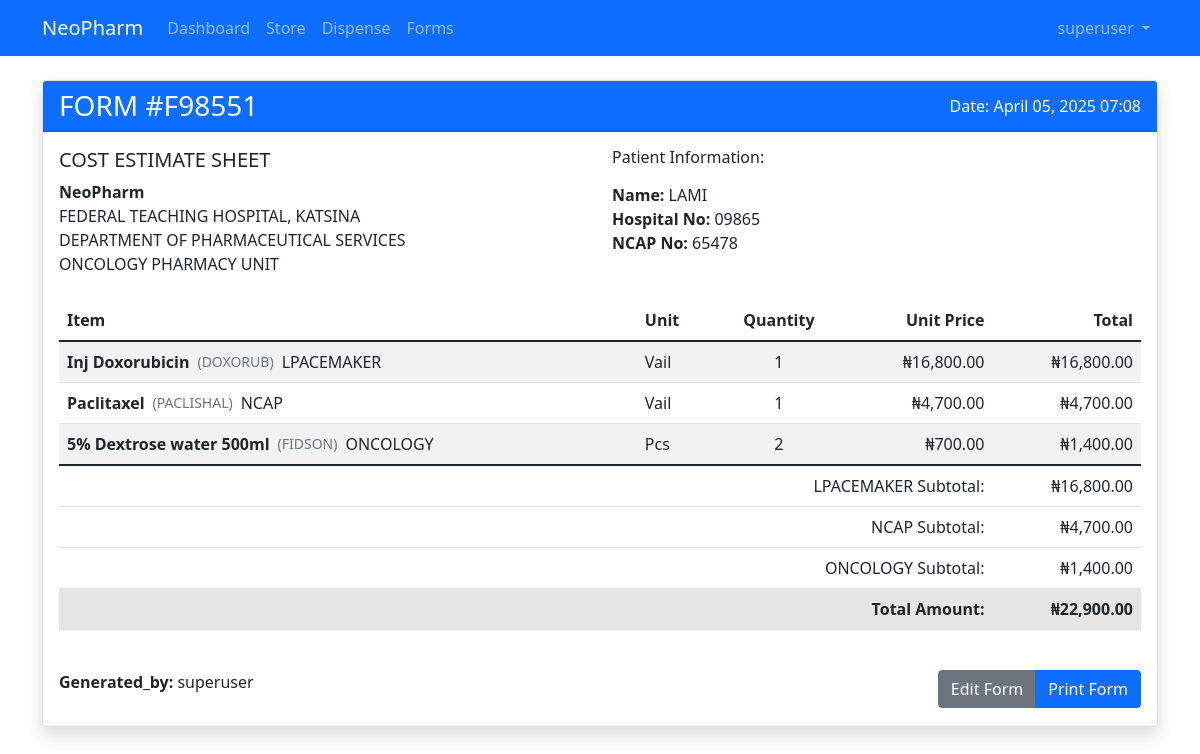
The page /forms/F98551/ (signed in) on the database its author committed.
### pharmacy/models.py (models this page shows, shortened)
class User(AbstractUser):
    groups = models.ManyToManyField(Group, related_name="pharmacy_user_groups", blank=True)
    user_permissions = models.ManyToManyField(Permission, related_name="pharmacy_user_permissions", blank=True)
    username = models.CharField(max_length=200, null=True, blank=True)
    mobile = models.CharField(max_length=20, unique=True)
    USERNAME_FIELD = 'mobile'
    REQUIRED_FIELDS = ['username']

class Form(models.Model):
    form_id = ShortUUIDField(
        length=5,
        max_length=50,
        prefix="F",
        alphabet="0123456789",
        unique=True
    )
    buyer_name = models.CharField(max_length=255, null=True, blank=True)
    hospital_no = models.CharField(max_length=100, null=True, blank=True)
    ncap_no = models.CharField(max_length=100, null=True, blank=True)
    total_amount = models.DecimalField(max_digits=10, decimal_places=2)
    date = models.DateTimeField(auto_now_add=True)
    dispensed_by = models.ForeignKey(settings.AUTH_USER_MODEL, on_delete=models.SET_NULL, null=True)
    class Meta:
        db_table = 'pharmacy_form'

class FormItem(models.Model):
    form = models.ForeignKey(Form, on_delete=models.CASCADE, related_name='items')
    drug_name = models.CharField(max_length=255)
    drug_brand = models.CharField(max_length=255, null=True, blank=True)
    drug_type = models.CharField(max_length=50)  # LPACEMAKER, NCAP, ONCOLOGY
    unit = models.CharField(max_length=50)
    quantity = models.PositiveIntegerField()
    price = models.DecimalField(max_digits=12, decimal_places=2)
    subtotal = models.DecimalField(max_digits=12, decimal_places=2)

### pharmacy/views.py (the view)
# urls.py: path('forms/<str:form_id>/', views.view_form, name='view_form'),
@login_required
def view_form(request, form_id):
    form = get_object_or_404(Form, form_id=form_id)
    form_items = FormItem.objects.filter(form=form)
    items = []
    category_totals = {
        'LPACEMAKER': Decimal('0.00'),
        'NCAP': Decimal('0.00'),
        'ONCOLOGY': Decimal('0.00')
    }
    for form_item in form_items:
        item_data = {
            'name': form_item.drug_name,
            'brand': form_item.drug_brand,
            'unit': form_item.unit,
            'quantity': form_item.quantity,
            'price': form_item.price,
            'subtotal': form_item.subtotal,
            'drug_type': form_item.drug_type
        }
        items.append(item_data)
        if form_item.drug_type in category_totals:
            category_totals[form_item.drug_type] += form_item.subtotal
    total_amount = sum(item['subtotal'] for item in items) if items else form.total_amount
    context = {
        'form': form,
        'items': items,
        'category_totals': category_totals,
        'total_amount': total_amount
    }
    return render(request, 'store/form_detail.html', context)

### pharmacy/templates/store/form_detail.html (shortened to what this page needs)
{% extends 'base.html' %}
{% load humanize %}
{% block content %}
<div class="container my-4">
    <div class="card shadow">
        <div class="card-header bg-primary text-white">
            <div class="d-flex justify-content-between align-items-center">
                <h3 class="mb-0">FORM #{{ form.form_id }}</h3>
                <p class="mb-0">Date: {{ form.date|date:"F d, Y H:i" }}</p>
            </div>
        </div>
        <div class="card-body">
            <div class="row mb-4">
                <div class="col-sm-6">
                    <h5>COST ESTIMATE SHEET</h5>
                    <div>
                        <strong>NeoPharm</strong>
                    </div>
                    <div>FEDERAL TEACHING HOSPITAL, KATSINA</div>
                    <div>DEPARTMENT OF PHARMACEUTICAL SERVICES</div>
                    <div>ONCOLOGY PHARMACY UNIT</div>
                </div>
                <div class="col-sm-6">
                    <h6 class="mb-3">Patient Information:</h6>
                    <div><strong>Name:</strong> {{ form.buyer_name }}</div>
                    <div><strong>Hospital No:</strong> {{ form.hospital_no }}</div>
                    {% if form.ncap_no %}
                    <div><strong>NCAP No:</strong> {{ form.ncap_no }}</div>
                    {% endif %}
                </div>
            </div>
            <div class="table-responsive">
                <table class="table table-striped">
                    <thead>
                        <tr>
                            <th>Item</th>
                            <th>Unit</th>
                            <th class="text-center">Quantity</th>
                            <th class="text-end">Unit Price</th>
                            <th class="text-end">Total</th>
                        </tr>
                    </thead>
                    <tbody>
                        {% for item in items %}
                            <tr>
                                <td>
                                    <div class="d-flex align-items-center gap-2">
                                        <strong>{{ item.name }}</strong>
                                        {% if item.brand %}
                                        <small class="text-muted">({{ item.brand }})</small>
                                        {% endif %}
                                        <span class="drug-type-badge drug-type-{{ item.drug_type }}">
                                            {{ item.drug_type }}
                                        </span>
                                    </div>
                                </td>
                                <td>{{ item.unit }}</td>
                                <td class="text-center">{{ item.quantity }}</td>
                                <td class="text-end">₦{{ item.price|floatformat:2|intcomma }}</td>
                                <td class="text-end">₦{{ item.subtotal|floatformat:2|intcomma }}</td>
                            </tr>
                        {% endfor %}
                    </tbody>
                    <tfoot>
                        {% if category_totals.LPACEMAKER > 0 %}
                        <tr class="category-total-row lpacemaker-row">
                            <td colspan="4" class="text-end"><span class="drug-type-badge drug-type-LPACEMAKER">LPACEMAKER</span> Subtotal:</td>
                            <td class="text-end">₦{{ category_totals.LPACEMAKER|floatformat:2|intcomma }}</td>
                        </tr>
                        {% endif %}
                        {% if category_totals.NCAP > 0 %}
                        <tr class="category-total-row ncap-row">
                            <td colspan="4" class="text-end"><span class="drug-type-badge drug-type-NCAP">NCAP</span> Subtotal:</td>
                            <td class="text-end">₦{{ category_totals.NCAP|floatformat:2|intcomma }}</td>
                        </tr>
                        {% endif %}
                        {% if category_totals.ONCOLOGY > 0 %}
                        <tr class="category-total-row oncology-row">
                            <td colspan="4" class="text-end"><span class="drug-type-badge drug-type-ONCOLOGY">ONCOLOGY</span> Subtotal:</td>
                            <td class="text-end">₦{{ category_totals.ONCOLOGY|floatformat:2|intcomma }}</td>
                        </tr>
                        {% endif %}
                        <tr class="table-active">
                            <td colspan="4" class="text-end"><strong>Total Amount:</strong></td>
                            <td class="text-end"><strong>₦{{ total_amount|floatformat:2|intcomma }}</strong></td>
                        </tr>
                    </tfoot>
                </table>
            </div>
            <div class="row mt-4">
                <div class="col-sm-6">
                    <p><strong>Generated_by:</strong> {{ form.dispensed_by.get_full_name|default:form.dispensed_by.username }}</p>
                </div>
                <div class="col-sm-6 text-end">
                    <div class="btn-group no-print">
                        <a href="{% url 'store:edit_form' form.form_id %}" class="btn btn-secondary">
                             Edit Form
                        </a>
                        <button onclick="window.print()" class="btn btn-primary">
                             Print Form
                        </button>
                    </div>
                </div>
            </div>
        </div>
    </div>
</div>
{% endblock %}

### templates/base.html (shortened to what this page needs)
<!DOCTYPE html>
<html lang="en">
<head>
    <link href="https://cdn.jsdelivr.net/npm/bootstrap@5.1.3/dist/css/bootstrap.min.css" rel="stylesheet">
</head>
<body>
    <nav class="navbar navbar-expand-lg navbar-dark bg-primary">
        <div class="container">
            <a class="navbar-brand" href="{% url 'store:dashboard' %}">NeoPharm</a>
            <div class="collapse navbar-collapse" id="navbarNav">
                <ul class="navbar-nav me-auto">
                    <li class="nav-item">
                        <a class="nav-link" href="{% url 'store:dashboard' %}">
                             Dashboard
                        </a>
                    </li>
                    <li class="nav-item">
                        <a class="nav-link" href="{% url 'store:store' %}">
                             Store
                        </a>
                    </li>
                    <li class="nav-item">
                        <a class="nav-link" href="{% url 'store:dispense' %}">
                             Dispense
                        </a>
                    </li>
                    <li class="nav-item">
                        <a class="nav-link" href="{% url 'store:forms' %}">
                             Forms
                        </a>
                    </li>
                </ul>
                <ul class="navbar-nav">
                    {% if user.is_authenticated %}
                    <li class="nav-item dropdown">
                        <a class="nav-link dropdown-toggle" href="#" id="userDropdown" role="button"
                           data-bs-toggle="dropdown">
                            {% if user.username %}
                                {{ user.username }}
                            {% else %}
                                {{ user.mobile }}
                            {% endif %}
                        </a>
                    </li>
                    {% else %}
                    <li class="nav-item">
                        <a class="nav-link" href="{% url 'store:index' %}">Login</a>
                    </li>
                    {% endif %}
                </ul>
            </div>
        </div>
    </nav>
    {% block content %}
    {% endblock %}
</body>
</html>

### rows shown on the page
User: username "superuser"
Form: form_id "F98551", date "April 05, 2025 07:08", buyer_name "LAMI", hospital_no "09865", ncap_no "65478", dispensed_by.get_full_name "superuser"
FormItem: name "Inj Doxorubicin", brand "DOXORUB", drug_type "LPACEMAKER", unit "Vail", price "16,800.00", subtotal "16,800.00"
FormItem: name "Paclitaxel", brand "PACLISHAL", drug_type "NCAP", unit "Vail", price "4,700.00", subtotal "4,700.00"
FormItem: name "5% Dextrose water 500ml", brand "FIDSON", drug_type "ONCOLOGY", unit "Pcs", price "700.00", subtotal "1,400.00"

### other values the page prints
{{ item.quantity }} "1" "1" "2"
{{ category_totals.LPACEMAKER|floatformat:2|intcomma }} "16,800.00"
{{ category_totals.NCAP|floatformat:2|intcomma }} "4,700.00"
{{ category_totals.ONCOLOGY|floatformat:2|intcomma }} "1,400.00"
{{ total_amount|floatformat:2|intcomma }} "22,900.00"
